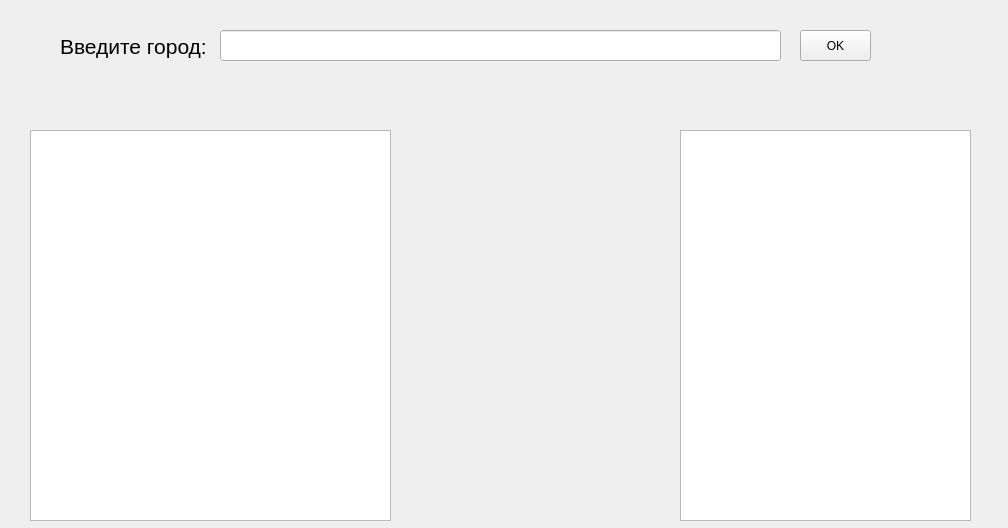
<?xml version="1.0" encoding="UTF-8"?>
<ui version="4.0">
 <class>Form</class>
 <widget class="QWidget" name="Form">
  <property name="geometry">
   <rect>
    <x>0</x>
    <y>0</y>
    <width>1008</width>
    <height>528</height>
   </rect>
  </property>
  <property name="windowTitle">
   <string>Form</string>
  </property>
  <widget class="QLabel" name="city_label">
   <property name="geometry">
    <rect>
     <x>60</x>
     <y>30</y>
     <width>161</width>
     <height>33</height>
    </rect>
   </property>
   <property name="text">
    <string>&lt;html&gt;&lt;head/&gt;&lt;body&gt;&lt;p&gt;&lt;span style=&quot; font-size:16pt;&quot;&gt;Введите город:&lt;/span&gt;&lt;/p&gt;&lt;/body&gt;&lt;/html&gt;</string>
   </property>
  </widget>
  <widget class="QPushButton" name="btn">
   <property name="geometry">
    <rect>
     <x>800</x>
     <y>30</y>
     <width>71</width>
     <height>31</height>
    </rect>
   </property>
   <property name="text">
    <string>OK</string>
   </property>
  </widget>
  <widget class="QLineEdit" name="lineEdit">
   <property name="geometry">
    <rect>
     <x>220</x>
     <y>30</y>
     <width>561</width>
     <height>31</height>
    </rect>
   </property>
   <property name="autoFillBackground">
    <bool>true</bool>
   </property>
   <property name="clearButtonEnabled">
    <bool>true</bool>
   </property>
  </widget>
  <widget class="QListWidget" name="listWidget">
   <property name="geometry">
    <rect>
     <x>30</x>
     <y>130</y>
     <width>361</width>
     <height>391</height>
    </rect>
   </property>
   <property name="styleSheet">
    <string notr="true">border-color: rgb(255, 170, 0);</string>
   </property>
  </widget>
  <widget class="QLabel" name="address_label">
   <property name="geometry">
    <rect>
     <x>440</x>
     <y>130</y>
     <width>55</width>
     <height>16</height>
    </rect>
   </property>
   <property name="text">
    <string/>
   </property>
  </widget>
  <widget class="QLabel" name="time_label">
   <property name="geometry">
    <rect>
     <x>440</x>
     <y>200</y>
     <width>55</width>
     <height>16</height>
    </rect>
   </property>
   <property name="text">
    <string/>
   </property>
  </widget>
  <widget class="QTextEdit" name="textEdit">
   <property name="geometry">
    <rect>
     <x>680</x>
     <y>130</y>
     <width>291</width>
     <height>391</height>
    </rect>
   </property>
   <property name="styleSheet">
    <string notr="true">border-color: rgb(255, 3, 3);</string>
   </property>
  </widget>
 </widget>
 <resources/>
 <connections>
  <connection>
   <sender>lineEdit</sender>
   <signal>returnPressed()</signal>
   <receiver>btn</receiver>
   <slot>click()</slot>
   <hints>
    <hint type="sourcelabel">
     <x>749</x>
     <y>41</y>
    </hint>
    <hint type="destinationlabel">
     <x>821</x>
     <y>38</y>
    </hint>
   </hints>
  </connection>
 </connections>
</ui>
